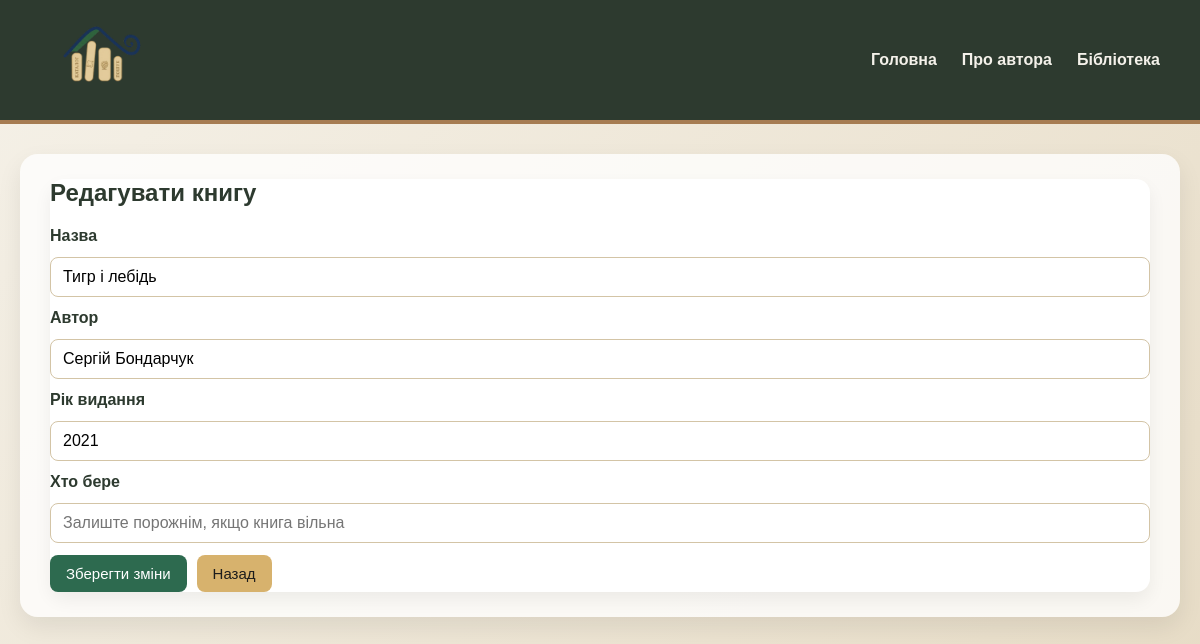
Page /library/2/edit on the committed database.
### tables this page shows
CREATE TABLE books (
                id INTEGER PRIMARY KEY AUTOINCREMENT,
                title TEXT NOT NULL,
                author TEXT NOT NULL,
                year INTEGER,
                borrower TEXT,
                available INTEGER
            );

### app.py (the view, shortened to what this page needs)
@app.route("/library/<int:book_id>/edit", methods=["GET", "POST"])
def edit_book(book_id):
    book = find_book(book_id)
    if book is None:
        return redirect(url_for("library"))
    return render_template("edit_book.html", book=book)

### app.py (called while the page is built)
def find_book(book_id):
    with sqlite3.connect(DB_NAME) as conn:
        conn.row_factory = sqlite3.Row
        cursor = conn.cursor()
        cursor.execute("SELECT * FROM books WHERE id = ?", (book_id,))
        row = cursor.fetchone()
        if row:
            book = dict(row)
            book["available"] = bool(book["available"])
            return book
    return None

### templates/edit_book.html (shortened to what this page needs)
{% extends "base.html" %}
{% block content %}
<section class="library-panel">
    <div class="edit-form">
        <h2>Редагувати книгу</h2>
        <form method="post" action="{{ url_for('edit_book', book_id=book.id) }}">
            <label for="title">Назва</label>
            <input type="text" id="title" name="title" value="{{ book.title }}" required>
            <label for="author">Автор</label>
            <input type="text" id="author" name="author" value="{{ book.author }}" required>
            <label for="year">Рік видання</label>
            <input type="number" id="year" name="year" value="{{ book.year }}" min="0" required>
            <label for="borrower">Хто бере</label>
            <input type="text" id="borrower" name="borrower" value="{{ book.borrower or '' }}" placeholder="Залиште порожнім, якщо книга вільна">
            <div class="button-row">
                <button class="primary-btn" type="submit">Зберегти зміни</button>
                <a class="link-button secondary-btn" href="{{ url_for('library') }}">Назад</a>
            </div>
        </form>
    </div>
</section>
{% endblock %}

### static/css/style.css (style rules this page uses)
* { box-sizing: border-box; }
body { margin: 0; font-family: Arial, sans-serif; background: linear-gradient(135deg, #f5f1e8, #e7dcc6); color: #1c1c1c; }
.welcome-section, .about-section, .library-panel { background: rgba(255, 255, 255, 0.78); border-radius: 18px; padding: 25px 30px; box-shadow: 0 10px 25px rgba(0, 0, 0, 0.08); margin-bottom: 25px; }
.welcome-section h2, .about-section h1, .about-section h2, .library-panel h2 { color: #2d3a2f; }
.library-form, .book-card, .edit-form { background: #fff; border-radius: 14px; box-shadow: 0 8px 18px rgba(0, 0, 0, 0.06); }
.library-form h3, .edit-form h2 { margin-top: 0; color: #2d3a2f; }
.library-form form, .edit-form form { display: flex; flex-direction: column; gap: 12px; }
.library-form label, .edit-form label { font-weight: bold; color: #2d3a2f; }
.library-form input, .edit-form input { width: 100%; padding: 10px 12px; border: 1px solid #d3c4a6; border-radius: 8px; font-size: 16px; }
.button-row, .book-actions { display: flex; gap: 10px; flex-wrap: wrap; }
button, .link-button { border: none; border-radius: 8px; padding: 10px 16px; font-size: 15px; cursor: pointer; text-decoration: none; display: inline-block; text-align: center; }
.primary-btn { background: #2d6a4f; color: white; }
.secondary-btn { background: #d7b26d; color: #1c1c1c; }

### rows in the picture
books: title "Тигр і лебідь", author "Сергій Бондарчук", year "2021"
